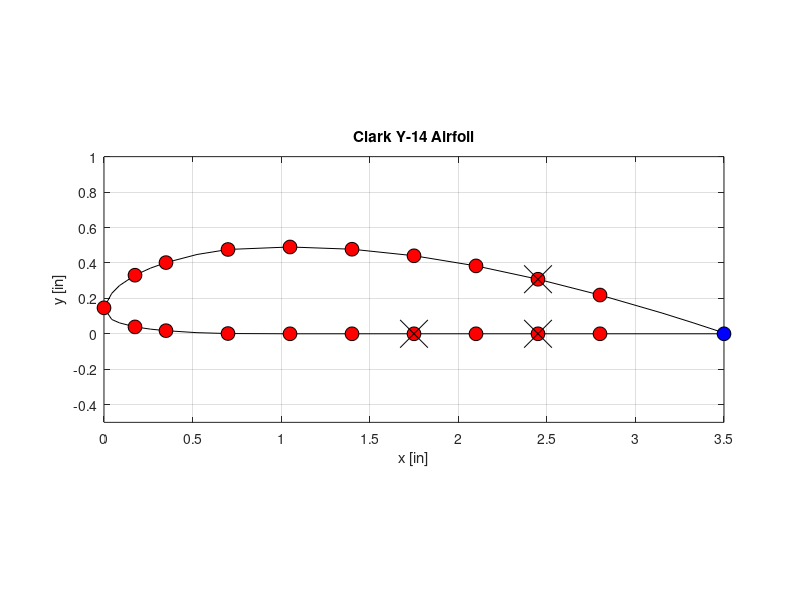

Write MATLAB code to recreate this figure. (Note: this script raises an error after producing the figure.)
% Set the Coordinates and plot the geometry of the Clark Y14 Airfoil
% profile with the pressure port locations

clear all, close all, clc

%% Set the Clark Y14 Profile
% The Airfoil coordinates in % Chord
x = [100, 95, 90, 80, 70, 60, 50, 40, 30, 20, 15, 10, 7.5, 5, 2.5, 1.25, 0 1.25, 2.5, 5, 7.5 10, 15, 20, 30, 40, 50, 60, 70, 80, 90, 95, 100];
y = [0, 0, 0, 0, 0, 0, 0, 0, 0, 0.04, 0.18, 0.5, 0.75, 1.11, 1.76, 2.31, 4.19, 6.52, 7.78, 9.45, 10.59, 11.48, 12.79, 13.6, 14, 13.64, 12.59, 10.95, 8.8, 6.25, 3.35, 1.78, 0.14];

c = 3.5; %Chord in Inches

% Scale the Profile for the chord length given
x_scaled = c*x/100;
y_scaled = c*y/100;

%% Set the Pressure Port Locations
% The Pressure Ports coordinates in % Chord
xpp = [0, 5, 10, 20, 30, 40, 50, 60, 70, 80, 80, 70, 60, 50, 40, 30, 20, 10, 5];
ypp = [4.19, 9.45, 11.48, 13.6, 14, 13.64, 12.58, 10.95, 8.8, 6.25, 0, 0, 0, 0, 0, 0, 0.04, 0.5, 1.11];

% Outline the pressure ports that are being skipped
xpp_skip = [70, 70, 50];
ypp_skip = [8.8, 0, 0];

% Scale the port locations for the chord length given
xpp_scaled = c*xpp/100;
ypp_scaled = c*ypp/100;
xpp_skipscaled = c*xpp_skip/100;
ypp_skipscaled = c*ypp_skip/100;

%% Plot the Airfoil Geometry

figure('Name','Clark Y-14 Airfoil Geometry','Position',[100, 100, 1000, 500])
plot(x_scaled, y_scaled, '-k')
hold all
plot(xpp_scaled, ypp_scaled, 'o','MarkerEdgeColor','k','MarkerFaceColor','r','MarkerSize',10);
plot(xpp_skipscaled,ypp_skipscaled,'x','MarkerEdgeColor','k','MarkerSize',20);
plot([3.5], [0], 'o','MarkerEdgeColor','k','MarkerFaceColor','b','MarkerSize',10);
axis equal
xlim([0 3.5]);
ylim([-0.5 1]);
grid on
xlabel('x [in]');
ylabel('y [in]');
title('Clark Y-14 Airfoil');

%% Plot Cp and Cl/Cd
dummy = 'AirfoilPressure_S012_G01.csv';
Data = csvread(dummy,1,0);

P_atm = Data(:,1);           %[Pa]
T_atm = Data(:,2);           %[K]
rho_atm = Data(:,3);         %[kg/m^3]
V_air = Data(:,4);           %[m/s]
P_dynamic = Data(:,5);       %[Pa]
P_dynamicAUX = Data(:,6);    %[Pa]
Pressure = Data(:,7:22);     %[Pa]
alpha = Data(:,23);          %[Degrees]

x = [0 .175 .35 .7 1.05 1.4 1.75 2.1 2.8 3.5 2.8 2.1 1.4 1.05 .7 .35 0.175];
y = [.14665 .33075 .4018 .476 .49 .4774 .4403 .38325 .21875 0 0 0 0 0 .0014 .0175 .03885];
c = 3.6;

for i = 1:16
    Xdelta(i) = x(i+1)-x(i);
    Ydelta(i) = y(i+1)-y(i);
end

for j = 1:9
for h = 1:9
    Pressure_new = Pressure((j*20-19):(j*20),h);
    Pressure_mean = mean(Pressure_new);
    P_atm_mean = mean(P_atm((j*20-19):(j*20)));
    rho_atm_mean = mean(rho_atm((j*20-19):(j*20)));
    V_air_mean = mean(V_air((j*20-19):(j*20)));
    Cp(h) = mean(2*(Pressure_mean)/(rho_atm_mean*V_air_mean));
end

count3 = 10;
for h = 11:17
    Pressure_new = Pressure((j*20-19):(j*20),count3);
    Pressure_mean = mean(Pressure_new);
    P_atm_mean = mean(P_atm((j*20-19):(j*20)));
    rho_atm_mean = mean(rho_atm((j*20-19):(j*20)));
    V_air_mean = mean(V_air((j*20-19):(j*20)));
    Cp(h) = mean(2*(Pressure_mean)/(rho_atm_mean*V_air_mean));
    count3 = count3 + 1;
end

Cppred1 = ((Cp(9)-Cp(8))/(x(9)-x(8)))*(x(10)-x(9))+y(9);
Cppred2 = ((Cp(11)-Cp(12))/(x(11)-x(12)))*(x(10)-x(11))+y(11);
Cp(10) = (Cppred1+Cppred2)/2;
end

figure;
plot(x,Cp);
hold all
plot(x_scaled, y_scaled, '-k')


plot(xpp_scaled, ypp_scaled, 'o','MarkerEdgeColor','k','MarkerFaceColor','r','MarkerSize',10);
plot(xpp_skipscaled,ypp_skipscaled,'x','MarkerEdgeColor','k','MarkerSize',20);
plot([3.5], [0], 'o','MarkerEdgeColor','k','MarkerFaceColor','b','MarkerSize',10);
